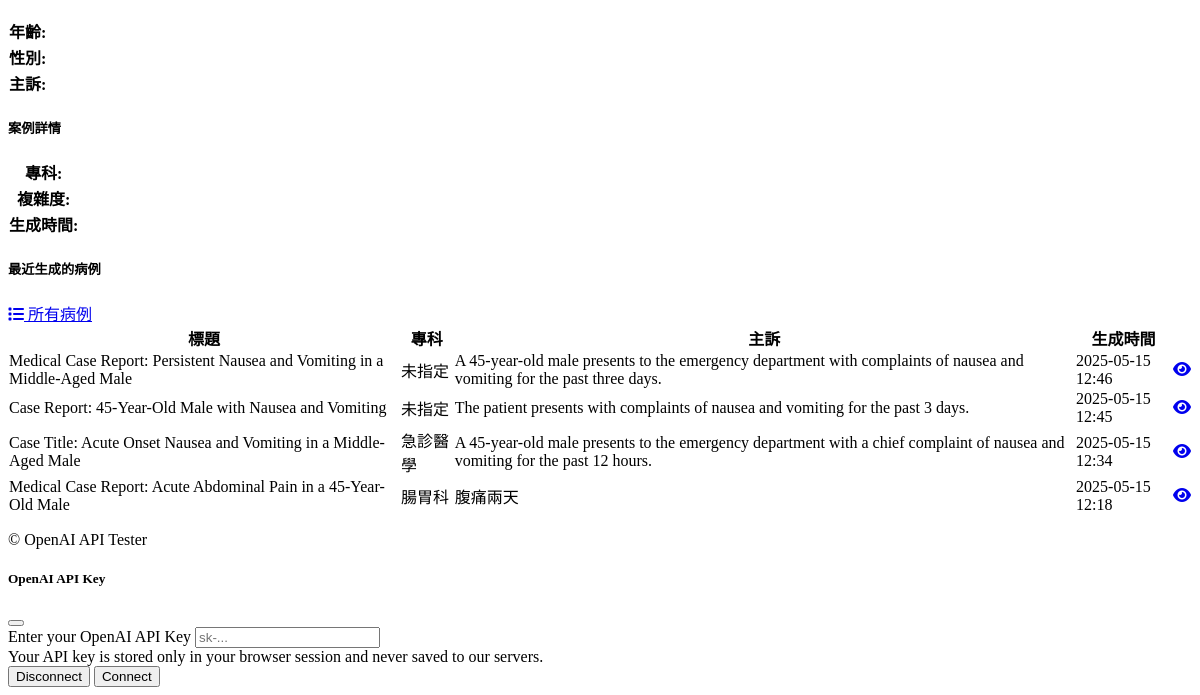
/medical (lower part), run on an earlier commit of the app's database.
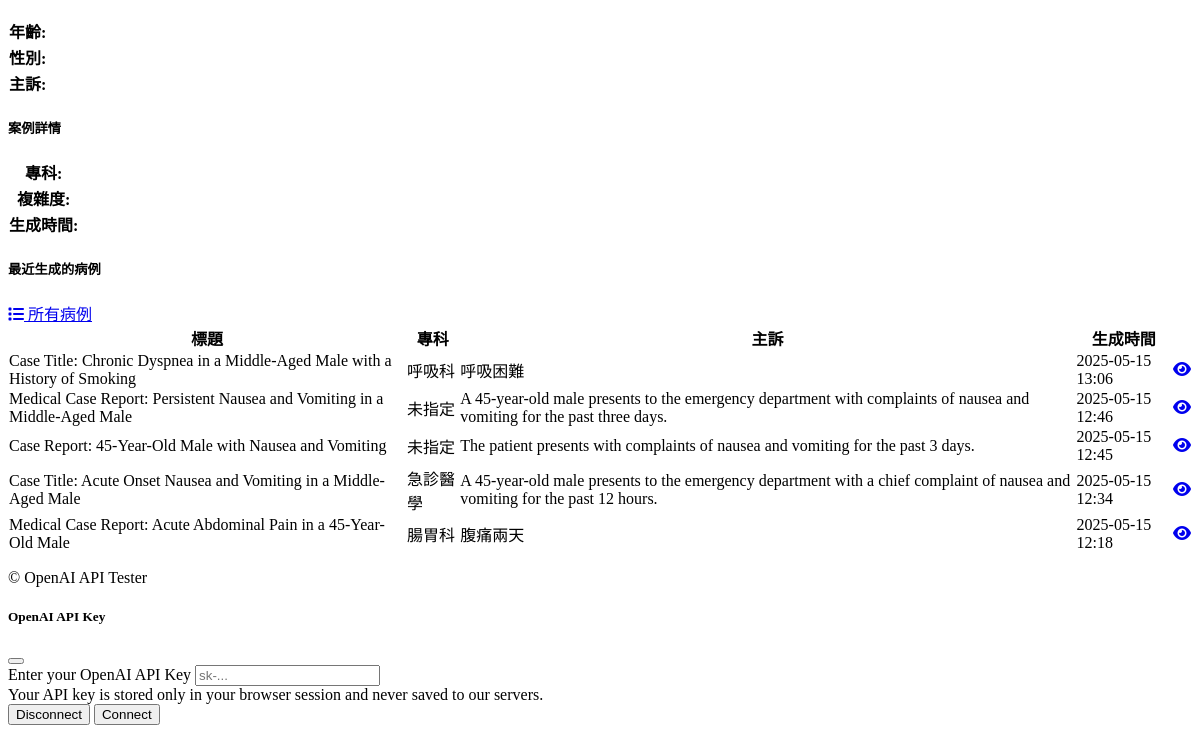
And on a later commit of the database.
### models/medical_case.py (models this page shows, shortened)
class MedicalCase(db.Model):
    id = db.Column(db.Integer, primary_key=True)
    title = db.Column(db.String(200), nullable=False)
    patient_age = db.Column(db.Integer, nullable=True)
    patient_gender = db.Column(db.String(20), nullable=True)
    chief_complaint = db.Column(db.Text, nullable=False)
    history_present_illness = db.Column(db.Text, nullable=True)
    past_medical_history = db.Column(db.Text, nullable=True)
    medications = db.Column(db.Text, nullable=True)
    allergies = db.Column(db.Text, nullable=True)
    family_history = db.Column(db.Text, nullable=True)
    social_history = db.Column(db.Text, nullable=True)
    physical_examination = db.Column(db.Text, nullable=True)
    vital_signs = db.Column(db.Text, nullable=True)
    laboratory_results = db.Column(db.Text, nullable=True)
    imaging_results = db.Column(db.Text, nullable=True)
    assessment = db.Column(db.Text, nullable=True)
    plan = db.Column(db.Text, nullable=True)
    specialty_id = db.Column(db.Integer, db.ForeignKey('medical_specialty.id'), nullable=True)
    diagnoses = db.relationship('Diagnosis', backref='case', lazy=True, cascade="all, delete-orphan")
    prompt_used = db.Column(db.Text, nullable=True)
    system_message = db.Column(db.Text, nullable=True)
    ai_model = db.Column(db.String(50), nullable=True)
    created_at = db.Column(db.DateTime, default=datetime.utcnow)
    updated_at = db.Column(db.DateTime, default=datetime.utcnow, onupdate=datetime.utcnow)

class MedicalSpecialty(db.Model):
    id = db.Column(db.Integer, primary_key=True)
    name = db.Column(db.String(100), nullable=False, unique=True)
    description = db.Column(db.Text, nullable=True)
    cases = db.relationship('MedicalCase', backref='specialty', lazy=True)

### routes/medical_routes.py (the view)
@app.route('/medical', methods=['GET'])
def medical_home():
    api_key = get_api_key()
    api_connected = api_key is not None
    specialties = MedicalSpecialty.query.order_by(MedicalSpecialty.name).all()
    recent_cases = MedicalCase.query.order_by(MedicalCase.created_at.desc()).limit(5).all()
    templates = CaseTemplate.query.order_by(CaseTemplate.name).all()
    return render_template(
        'medical/home.html',
        api_connected=api_connected,
        specialties=specialties,
        recent_cases=recent_cases,
        templates=templates
    )

### utils.py (called while the page is built)
def get_api_key():
    if 'api_key' in session and session['api_key']:
        return session['api_key']
    env_api_key = os.environ.get("OPENAI_API_KEY")
    if env_api_key:
        return env_api_key
    return None

### templates/medical/home.html (shortened to what the changed rows need)
{% extends 'layout.html' %}
{% block content %}
<div class="container py-4">
    <div class="row mb-4 d-none" id="resultSection">
        <div class="col-12">
            <div class="card shadow-sm">
                <div class="card-body">
                    <div id="caseResult" class="d-none">
                        <div class="row mb-4">
                            <div class="col-md-6">
                                <div class="card h-100">
                                    <div class="card-body">
                                        <table class="table table-sm">
                                            <tr>
                                                <th width="30%">年齡:</th>
                                            </tr>
                                            <tr>
                                                <th>性別:</th>
                                            </tr>
                                            <tr>
                                                <th>主訴:</th>
                                            </tr>
                                        </table>
                                    </div>
                                </div>
                            </div>
                            <div class="col-md-6">
                                <div class="card h-100">
                                    <div class="card-body">
                                        <table class="table table-sm">
                                            <tr>
                                                <th width="30%">專科:</th>
                                            </tr>
                                            <tr>
                                                <th>複雜度:</th>
                                            </tr>
                                            <tr>
                                                <th>生成時間:</th>
                                            </tr>
                                        </table>
                                    </div>
                                </div>
                            </div>
                        </div>
                    </div>
                </div>
            </div>
        </div>
    </div>
    <div class="row">
        <div class="col-12">
            <div class="card shadow-sm">
                <div class="card-body">
                    {% if recent_cases %}
                        <div class="table-responsive">
                            <table class="table table-hover">
                                <thead>
                                    <tr>
                                        <th>標題</th>
                                        <th>專科</th>
                                        <th>主訴</th>
                                        <th>生成時間</th>
                                        <th></th>
                                    </tr>
                                </thead>
                                <tbody>
                                    {% for case in recent_cases %}
                                        <tr>
                                            <td>{{ case.title }}</td>
                                            <td>{{ case.specialty.name if case.specialty else "未指定" }}</td>
                                            <td>{{ case.chief_complaint }}</td>
                                            <td>{{ case.created_at.strftime('%Y-%m-%d %H:%M') }}</td>
                                            <td>
                                                <a href="{{ url_for('view_case', id=case.id) }}" class="btn btn-sm btn-outline-info">
                                                    <i class="fas fa-eye"></i>
                                                </a>
                                            </td>
                                        </tr>
                                    {% endfor %}
                                </tbody>
                            </table>
                        </div>
                    {% else %}
                        <div class="alert alert-info">
                            <i class="fas fa-info-circle me-2"></i> 尚未生成任何病例。使用上方表單生成您的第一個病例。
                        </div>
                    {% endif %}
                </div>
            </div>
        </div>
    </div>
</div>
{% endblock %}

What changed in the data, as far as the page shows it:
added MedicalCase: title "Case Title: Chronic Dyspnea in a Middle-Aged Male with a History of Smoking", specialty "呼吸科", chief_complaint "呼吸困難", created_at "2025-05-15 13:06"
